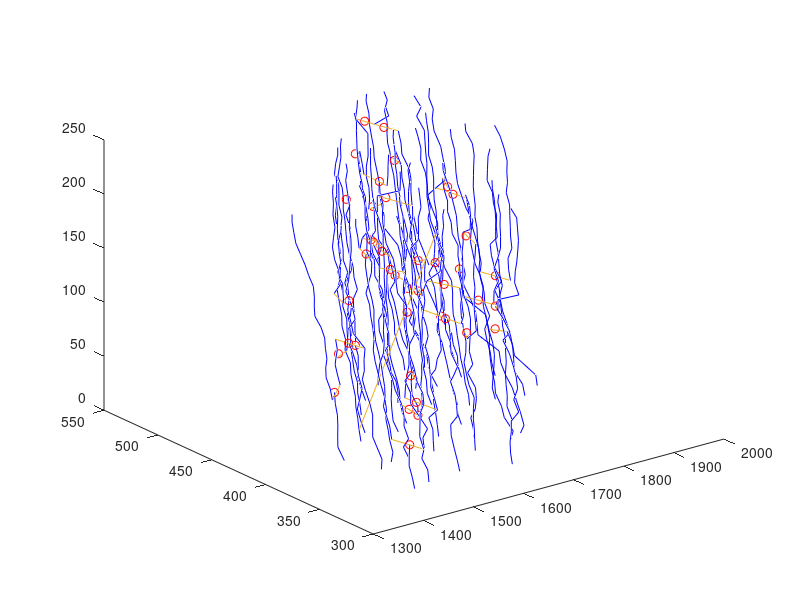

Write MATLAB code to recreate this figure.
function [] = plot_S24()
    points = load('S24_points.mat').y;
    cells = get_cells();
    bpts = get_bpts();
    
    figure;
    for i=1:size(cells,1)
        plot_cells_1(cells(i,1), cells(i,2), points);
    end
    
    plot_bpts(bpts, points);
    
end

function [] = plot_cells_1 (startpt, endpt, points) 
    for i=startpt:endpt-1
        x = [points(i, 1), points(i+1, 1)];
        y = [points(i, 2), points(i+1, 2)];
        z = [points(i, 3) , points(i+1, 3)];
        plot3(x, y, z, "Color", "b");
        
        hold on;
    end
end

function [] = plot_bpts(bpts, points)
    for i = 1:size(bpts,1)
        x1 = points(bpts(i,1), :);
        plot3(x1(1), x1(2), x1(3), 'ro');
        x2 = points(bpts(i,2), :);
        x3 = points(bpts(i,3), :);
        line([x2(1), x3(1)],[x2(2), x3(2)],[x2(3), x3(3)]);
        hold on;
    end
    
end

function cells = get_cells()
cells = [
1,5
6,23
24,27
28,31
32,44
45,53
54,62
64,66
68,78
80,95
96,105
106,115
116,122
123,128
130,148
149,173
174,198
200,219
220,244
246,261
262,286
287,311
313,333
334,358
359,379
381,395
396,406
407,411
413,437
439,448
450,464
465,475
476,486
487,511
512,517
518,537
538,557
558,571
572,583
584,595
596,597
599,623
624,640
642,655
656,664
666,677
678,702
703,727
728,746
747,750
752,754
756,780
782,792
794,796
797,805
807,831
832,836
837,843
844,857
858,869
872,891
892,898
900,924
925,940
942,946
948,958
959,973
974,988
989,1013
1014,1038
1039,1063
1064,1079
1081,1103
1105,1119
1122,1134];
end

function bpts = get_bpts()
bpts = [5, 6, 32
23, 24,28
44, 54,45
63, 48,64
67, 66,59
79, 38,78
95, 96,106
122, 130,123
129, 91,128
199, 179,200
200, 221,218
245, 126,246
312, 291,313
380, 379,282
395, 407,396
412, 411,213
438, 439,424
449, 448,433
464, 476,465
517, 518,538
598, 585, 597
641, 640, 574
655, 656, 666
665, 355,664
746, 747,752
751, 724,750
755, 698,754
781, 782,770
793, 790,794
806, 764,805
843, 844,858
870, 869,794
871, 872,837
899, 813,898
941, 915,940
947, 929,946
958, 959,974
1080, 1079,668
1104, 1103,509
1120, 1119,1095
1121, 1122,1117];
end